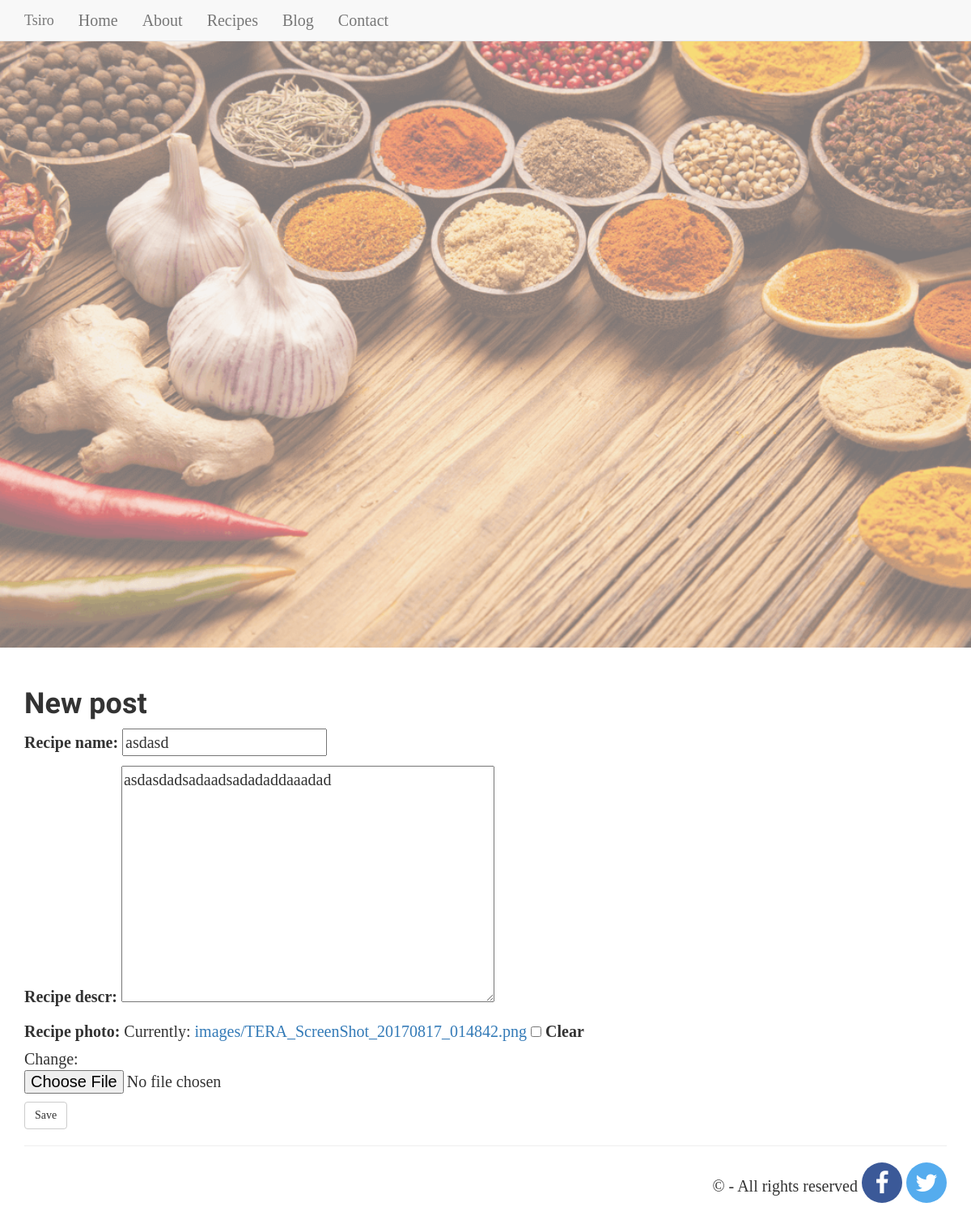
/21/edit/, run on an earlier commit of the app's database.
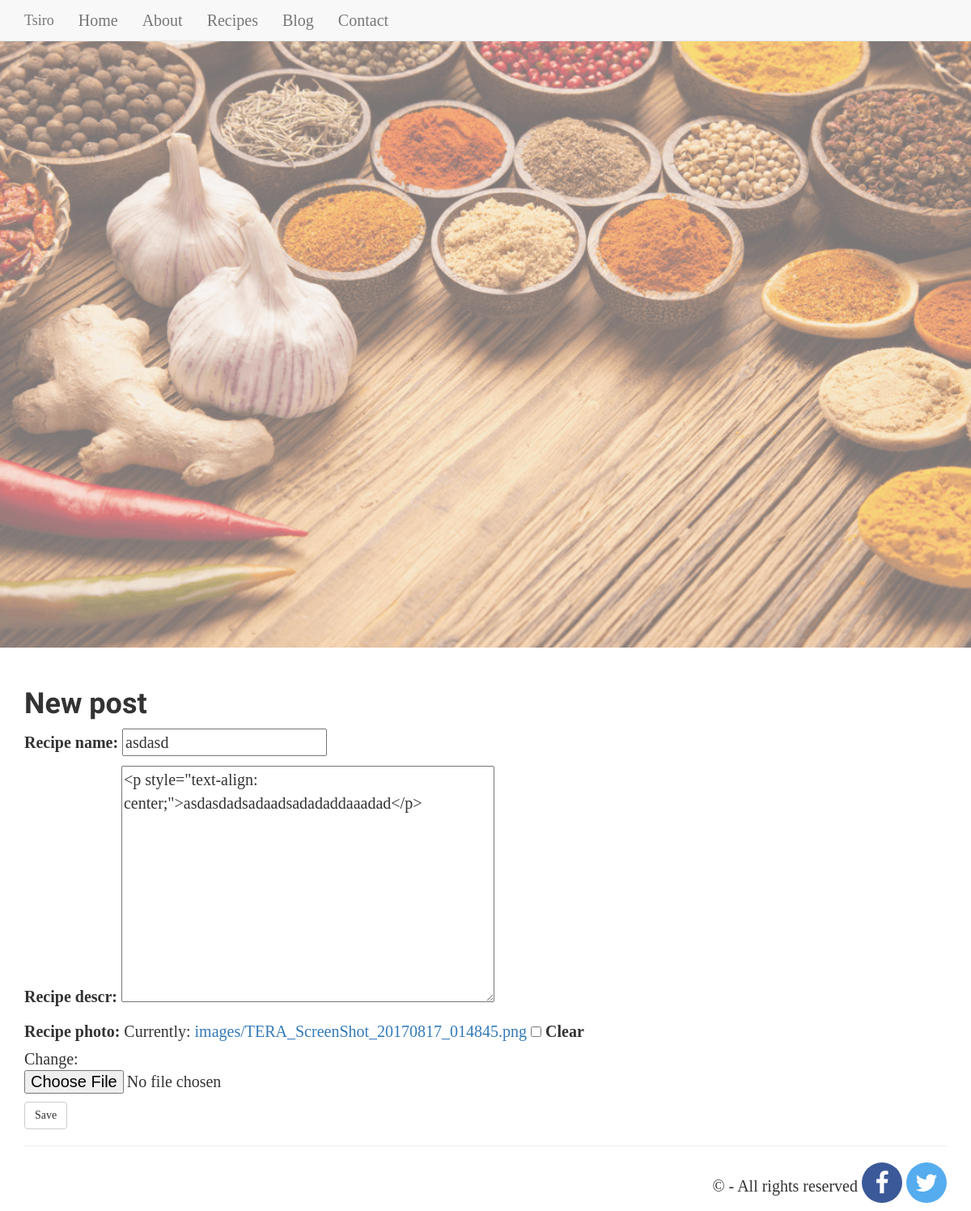
And on a later commit of the database.
### app/models.py (models this page shows)
class Recipe(models.Model):
    recipe_name = models.CharField(max_length=100)
    recipe_descr = RichTextUploadingField()
    recipe_photo = models.ImageField(upload_to='images/', null=True, blank=True)

### app/views.py (the view)
# urls.py: url(r'^(?P<recipe_id>[0-9]+)/edit/$', app.views.edit_existed, name='edit_existed'),
def edit_existed(request,recipe_id):
    recipe = get_object_or_404(Recipe, pk=recipe_id)
    if request.method == 'POST':
        form = PostForm(request.POST, instance=recipe)
        if form.is_valid():
            form.save()
            return redirect('recipe_info_page', recipe_id)
    else:
        form = PostForm(instance=recipe)
    return render(request, 'app/recipe_edit.html', {'form': form})

### app/forms.py
class PostForm(forms.ModelForm):
    class Meta:
        model = Recipe
        fields = ('recipe_name', 'recipe_descr','recipe_photo')

### app/templates/app/recipe_edit.html (shortened to what this page needs)
{% extends "app/base.html" %}
{% block content %}
<h1>New post</h1>
<form method="POST" class="post-form" enctype="multipart/form-data">{% csrf_token %}
    {{ form.as_p }}
    <button type="submit" class="save btn btn-default">Save</button>
</form>
{% endblock %}

What changed in the data, as far as the page shows it:
changed Recipe "asdasd": recipe_descr "asdasdadsadaadsadadaddaaadad" → "<p style=\"text-align: center;\">asdasdadsadaadsadadaddaaadad</p>"
Also different on the page:
text no longer shown: "Recipe name: Recipe descr: Recipe photo: Currently: images/TERA_ScreenShot_20170817_014842.png Clear Change:"
text now shown: "Recipe name: Recipe descr: Recipe photo: Currently: images/TERA_ScreenShot_20170817_014845.png Clear Change:"
